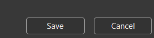
#> input picture scratch/bottom_right.png, 154 x 38 px, found by its file name
$ python test_micro_ocr.py
#> lines starting #> are read from the running program, lines starting #| are printed output that depends on the picture
#> further down, br is the input picture: shape (38, 154, 3); mean B, G, R 58.9, 58.9, 58.9
import sys
import os
sys.path.insert(0, os.path.abspath("."))
import cv2
import winocr
import time

sys.stdout.reconfigure(encoding='utf-8')

def micro_ocr_patch(patch_bgr, pad=12, scale=3.5):
    """
    Super-Resolution Micro-OCR on candidate button patches.
    Upscales small button patches so WinOCR neural net easily resolves 8-12px glyphs.
    """
#> called with pad = 12, scale = 3.5
    if patch_bgr is None or patch_bgr.size == 0 or patch_bgr.shape[0] < 8 or patch_bgr.shape[1] < 12:
        return ""
    # Add border padding for neural network field-of-view margin
    # Use border replicate or mean color
    mean_val = [int(v) for v in patch_bgr.mean(axis=(0, 1))]
#> mean_val = [58, 58, 58]
    padded = cv2.copyMakeBorder(patch_bgr, pad, pad, pad, pad, cv2.BORDER_CONSTANT, value=mean_val)
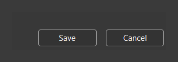
#> padded: shape (62, 178, 3); mean B, G, R 58.5, 58.5, 58.5
    # Upscale 3.5x
    h, w = padded.shape[:2]
#> h = 62; w = 178
    up = cv2.resize(padded, (int(w * scale), int(h * scale)), interpolation=cv2.INTER_CUBIC)
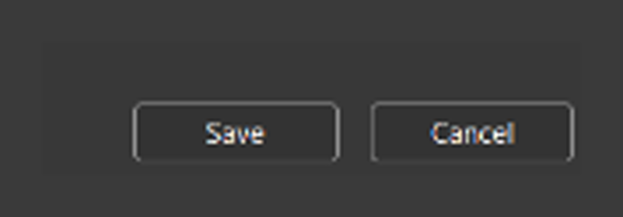
#> up: shape (217, 623, 3); mean B, G, R 58.5, 58.5, 58.5

#> (the run stopped early here; a loop or call above may not have finished)
